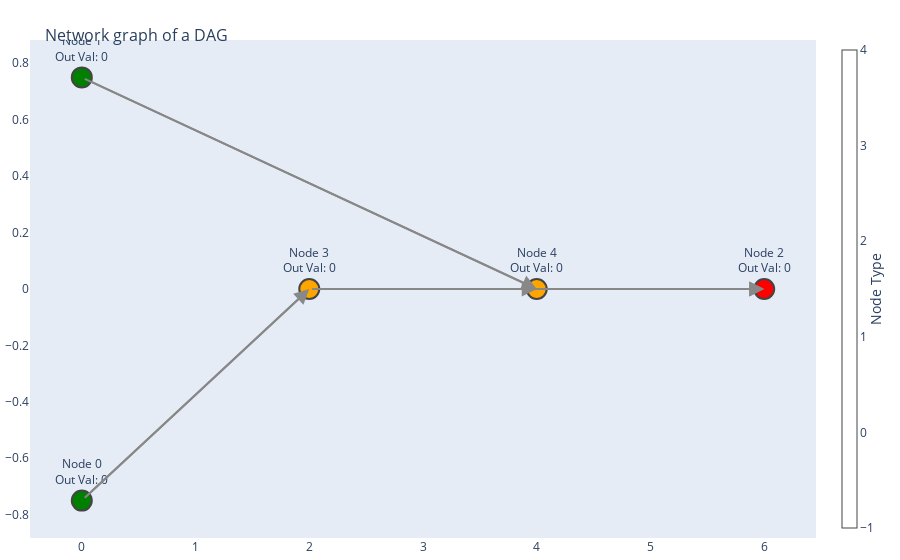

Write notebook code for a chart like this one.
### Code cell
dag.add_connection('3', '4')
 
plot_dag(dag)

### Figure 1 — Plotly figure (JSON) as saved in the notebook; plotly's stock layout.template omitted (floating-point values rounded to 4 significant figures)
{"data": [{"hoverinfo": "none", "line": {"color": "#888", "width": 2}, "mode": "lines", "type": "scatter", "x": [0, 2, null, 0, 4, null, 2, 6, null, 2, 4, null, 4, 6, null], "y": [-0.75, 0, null, 0.75, 0, null, 0, 0, null, 0, 0, null, 0, 0, null]}, {"hoverinfo": "text", "marker": {"color": ["green", "green", "red", "orange", "orange"], "colorbar": {"thickness": 15, "title": {"side": "right", "text": "Node Type"}, "xanchor": "left"}, "colorscale": [[0, "rgb(255,255,217)"], [0.125, "rgb(237,248,177)"], [0.25, "rgb(199,233,180)"], [0.375, "rgb(127,205,187)"], [0.5, "rgb(65,182,196)"], [0.625, "rgb(29,145,192)"], [0.75, "rgb(34,94,168)"], [0.875, "rgb(37,52,148)"], [1, "rgb(8,29,88)"]], "line": {"width": 2}, "showscale": true, "size": 20}, "mode": "markers+text", "text": ["Node 0<br>Out Val: 0", "Node 1<br>Out Val: 0", "Node 2<br>Out Val: 0", "Node 3<br>Out Val: 0", "Node 4<br>Out Val: 0"], "textposition": "top center", "type": "scatter", "x": [0, 0, 6, 2, 4], "y": [-0.75, 0.75, 0, 0, 0]}], "layout": {"annotations": [{"arrowcolor": "#888", "arrowhead": 2, "arrowsize": 1.5, "arrowwidth": 2, "ax": 0, "axref": "x", "ay": -0.75, "ayref": "y", "showarrow": true, "x": 2, "xref": "x", "y": 0, "yref": "y"}, {"arrowcolor": "#888", "arrowhead": 2, "arrowsize": 1.5, "arrowwidth": 2, "ax": 0, "axref": "x", "ay": 0.75, "ayref": "y", "showarrow": true, "x": 4, "xref": "x", "y": 0, "yref": "y"}, {"arrowcolor": "#888", "arrowhead": 2, "arrowsize": 1.5, "arrowwidth": 2, "ax": 2, "axref": "x", "ay": 0, "ayref": "y", "showarrow": true, "x": 6, "xref": "x", "y": 0, "yref": "y"}, {"arrowcolor": "#888", "arrowhead": 2, "arrowsize": 1.5, "arrowwidth": 2, "ax": 2, "axref": "x", "ay": 0, "ayref": "y", "showarrow": true, "x": 4, "xref": "x", "y": 0, "yref": "y"}, {"arrowcolor": "#888", "arrowhead": 2, "arrowsize": 1.5, "arrowwidth": 2, "ax": 4, "axref": "x", "ay": 0, "ayref": "y", "showarrow": true, "x": 6, "xref": "x", "y": 0, "yref": "y"}], "hovermode": "closest", "margin": {"b": 20, "l": 5, "r": 5, "t": 40}, "showlegend": false, "title": {"font": {"size": 16}, "text": "<br>Network graph of a DAG"}, "xaxis": {"showgrid": false, "zeroline": false}, "yaxis": {"showgrid": false, "zeroline": false}}}
